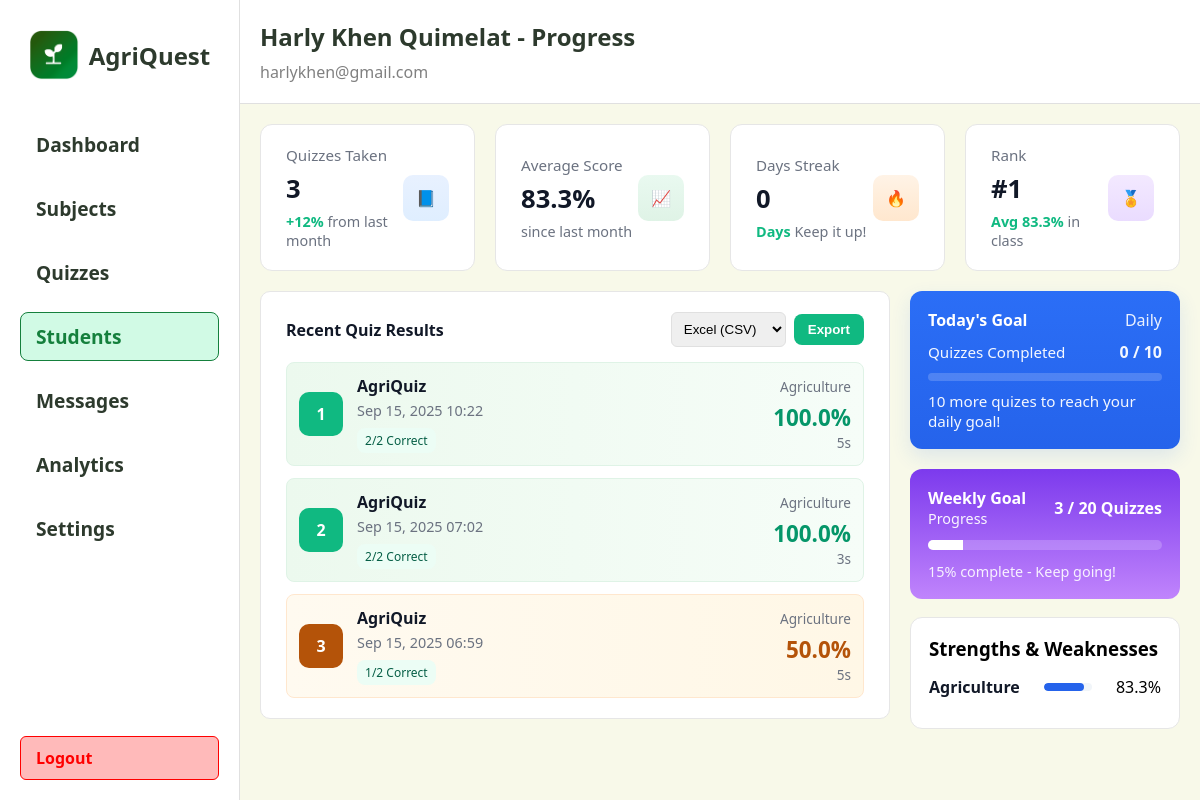
The page /teacher/student/1 on the database as committed earlier.
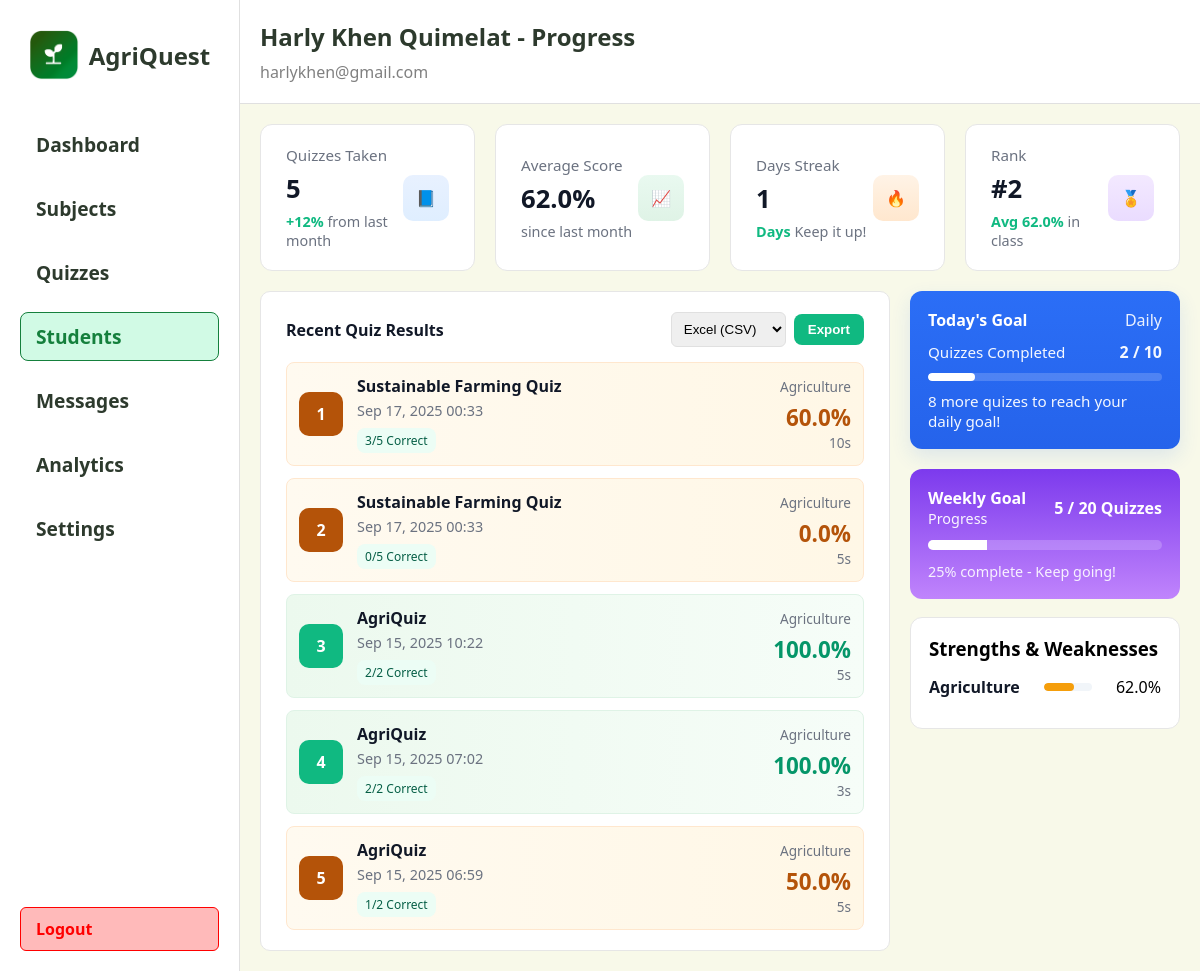
The same page on the database as committed later.
### app/models.py (models this page shows)
class QuizAttempt(db.Model):
	id = db.Column(db.Integer, primary_key=True)
	quiz_id = db.Column(db.Integer, db.ForeignKey('quiz.id'), nullable=False)
	student_id = db.Column(db.Integer, db.ForeignKey('student.id'), nullable=False)
	started_at = db.Column(db.DateTime, nullable=False, default=db.func.now())
	completed_at = db.Column(db.DateTime, nullable=True)
	score = db.Column(db.Integer, nullable=True)
	percent = db.Column(db.Float, nullable=True)
	time_taken_seconds = db.Column(db.Integer, nullable=True)
	answers = db.relationship('AttemptAnswer', backref='attempt', cascade='all, delete-orphan', lazy=True)
	quiz = db.relationship('Quiz', backref=db.backref('attempts', cascade='all, delete-orphan'), lazy=True)

class Quiz(db.Model):
	id = db.Column(db.Integer, primary_key=True)
	title = db.Column(db.String(200), nullable=False)
	description = db.Column(db.Text)
	time_limit = db.Column(db.Integer, default=0)  # minutes
	difficulty = db.Column(db.String(50))
	teacher_id = db.Column(db.Integer, db.ForeignKey('teacher.id'), nullable=True)
	subject_id = db.Column(db.Integer, db.ForeignKey('subject.id'), nullable=True)
	questions = db.relationship('Question', backref='quiz', cascade='all, delete-orphan', lazy=True)
	created_at = db.Column(db.DateTime, nullable=False, default=db.func.now())

class Subject(db.Model):
	id = db.Column(db.Integer, primary_key=True)
	name = db.Column(db.String(120), unique=True, nullable=False)
	code = db.Column(db.String(20), unique=True)
	description = db.Column(db.Text)
	category = db.Column(db.String(50))
	grade_level = db.Column(db.String(20))
	quizzes = db.relationship('Quiz', backref='subject', lazy=True)

### app/routes.py (the view)
@main.route('/teacher/student/<int:student_id>')
def teacher_view_student(student_id):
    student = Student.query.filter_by(id=student_id).first()
    if not student:
        flash('Student not found.', 'error')
        return redirect(url_for('main.teacher_students'))
    attempts = (
        QuizAttempt.query.filter_by(student_id=student_id)
        .order_by(QuizAttempt.completed_at.desc())
        .limit(25)
        .all()
    )
    quizzes = (
        QuizAttempt.query.filter(QuizAttempt.student_id == student_id, QuizAttempt.completed_at != None)
        .order_by(QuizAttempt.completed_at.desc())
        .limit(10)
        .all()
    )
    quizzes_taken = QuizAttempt.query.filter(QuizAttempt.student_id == student_id, QuizAttempt.completed_at != None).count()
    avg_score = None
    try:
        avg_val = db.session.query(func.avg(QuizAttempt.percent)).filter(QuizAttempt.student_id == student_id, QuizAttempt.completed_at != None, QuizAttempt.percent != None).scalar()
        if avg_val is not None:
            avg_score = round(float(avg_val), 1)
    except Exception:
        avg_score = None
    days_streak = 0
    try:
        attempts_dates = (
            QuizAttempt.query.filter(QuizAttempt.student_id == student_id, QuizAttempt.completed_at != None)
            .with_entities(QuizAttempt.completed_at)
            .order_by(QuizAttempt.completed_at.desc())
            .all()
        )
        completed_dates = set()
        for (dt,) in attempts_dates:
            if dt:
                try:
                    completed_dates.add(dt.date())
                except Exception:
                    continue
        today = datetime.utcnow().date()
        cur = today
        streak = 0
        while cur in completed_dates:
            streak += 1
            cur = cur - timedelta(days=1)
        days_streak = streak
    except Exception:
        days_streak = 0
    current_student_rank = None
    current_student_avg = None
    try:
        averages = (
            db.session.query(
                Student.id.label('student_id'),
                func.avg(QuizAttempt.percent).label('avg_percent')
            )
            .join(QuizAttempt, QuizAttempt.student_id == Student.id)
            .filter(QuizAttempt.completed_at != None, QuizAttempt.percent != None)
            .group_by(Student.id)
            .order_by(func.avg(QuizAttempt.percent).desc())
            .all()
        )
        last_score = None
        dense_rank = 0
        for row in averages:
            avg = float(row.avg_percent) if row.avg_percent is not None else 0.0
            if last_score is None or avg != last_score:
                dense_rank += 1
            last_score = avg
            if row.student_id == student_id:
                current_student_rank = dense_rank
                current_student_avg = round(avg, 1)
                break
    except Exception:
        current_student_rank = None
        current_student_avg = None
    dg = student.daily_goal if student and getattr(student, 'daily_goal', None) is not None else 1
    dc = QuizAttempt.query.filter(QuizAttempt.student_id == student_id, QuizAttempt.completed_at != None, QuizAttempt.completed_at >= (datetime.utcnow() - timedelta(days=1))).count()
    try:
        weekly_goal_total = 5
        if student and getattr(student, 'weekly_goal', None) is not None:
            try:
                weekly_goal_total = int(student.weekly_goal)
            except Exception:
                weekly_goal_total = 5
        now = datetime.utcnow()
        week_start = now - timedelta(days=7)
        weekly_goal_completed = QuizAttempt.query.filter(QuizAttempt.student_id == student_id, QuizAttempt.completed_at != None, QuizAttempt.completed_at >= week_start).count()
        weekly_goal_percent = int((weekly_goal_completed / weekly_goal_total) * 100) if weekly_goal_total > 0 else 0
        if weekly_goal_percent > 100:
            weekly_goal_percent = 100
        weekly_goal_message = "Keep going!" if weekly_goal_percent < 100 else "Goal reached \u2014 great job!"
    except Exception:
        weekly_goal_total = 5
        weekly_goal_completed = 0
        weekly_goal_percent = 0
        weekly_goal_message = "Weekly progress unavailable"
    subject_strengths = []
    try:
        rows = (
            db.session.query(
                Subject.id.label('subject_id'),
                Subject.name.label('subject_name'),
                func.avg(QuizAttempt.percent).label('avg_percent'),
                func.count(QuizAttempt.id).label('attempts_count')
            )
            .join(Quiz, Quiz.subject_id == Subject.id)
            .join(QuizAttempt, QuizAttempt.quiz_id == Quiz.id)
            .filter(QuizAttempt.student_id == student_id, QuizAttempt.completed_at != None, QuizAttempt.percent != None)
            .group_by(Subject.id)
            .order_by(func.avg(QuizAttempt.percent).desc())
            .all()
        )
        for r in rows:
            subject_strengths.append({
                'id': r.subject_id,
                'name': r.subject_name,
                'avg_percent': round(float(r.avg_percent), 1) if r.avg_percent is not None else 0.0,
                'attempts': int(r.attempts_count),
            })
    except Exception:
        subject_strengths = []
    return render_template('partials/view_student.html', quizzes=quizzes, daily_goal=dg, daily_completed=dc, quizzes_taken=quizzes_taken, avg_score=avg_score, days_streak=days_streak, current_student_rank=current_student_rank, current_student_avg=current_student_avg, student=student, weekly_goal_total=weekly_goal_total, weekly_goal_completed=weekly_goal_completed, weekly_goal_percent=weekly_goal_percent, weekly_goal_message=weekly_goal_message, subject_strengths=subject_strengths)

### app/templates/partials/view_student.html (shortened to what the changed rows need)
<!DOCTYPE html>
<html lang="en">
  <head>
  </head>
  <body>
    <div class="right">
      <div class="stats">
    <div class="total-quizzes">
          <div class="stat-left">
            <div class="stat-title">Quizzes Taken</div>
      <div class="stat-value">{{ quizzes_taken if quizzes_taken is not none else 0 }}</div>
            <div class="stat-delta">
              +12%
              <span style="color: #6b7280; font-weight: 500"
                >from last month</span
              >
            </div>
          </div>
        </div>
        <div class="active-subjects">
          <div class="stat-left">
            <div class="stat-title">Average Score</div>
            <div class="stat-value">{% if avg_score is not none %}{{ avg_score }}%{% else %}N/A{% endif %}</div>
            <div class="stat-delta" style="color: #10b981">
              {% if avg_score is not none %}
                {% set improvement = '' %}
                <span style="color: #6b7280; font-weight: 500">since last month</span>
              {% else %}
                <span style="color: #6b7280; font-weight: 500">No scores yet</span>
              {% endif %}
            </div>
          </div>
        </div>
        <div class="total-students">
          <div class="stat-left">
            <div class="stat-title">Days Streak</div>
            <div class="stat-value">{{ days_streak if days_streak is not none else 0 }}</div>
            <div class="stat-delta" style="color: #10b981">
              Days
              <span style="color: #6b7280; font-weight: 500">Keep it up!</span>
            </div>
          </div>
        </div>
        <div class="avg-score">
          <div class="stat-left">
            <div class="stat-title">Rank</div>
            <div class="stat-value">{% if current_student_rank %}#{{ current_student_rank }}{% else %}—{% endif %}</div>
            <div class="stat-delta" style="color: #10b981">
              {% if current_student_avg is not none %}Avg {{ current_student_avg }}%{% else %}No score yet{% endif %}
              <span style="color: #6b7280; font-weight: 500">in class</span>
            </div>
          </div>
        </div>
      </div>
      <div class="section">
        <div class="section-left">
          <div class="available-quizzes">
              <div class="result-list">
                {% if quizzes and quizzes|length > 0 %}
                  {% for a in quizzes %}
                    {% set q = a.quiz %}
                    <div class="result-item {{ 'green' if a.percent and a.percent >= 85 else ('blue' if a.percent and a.percent >= 70 else 'yellow') }}">
                      <div class="result-icon {{ 'green' if a.percent and a.percent >= 85 else ('blue' if a.percent and a.percent >= 70 else 'yellow') }}">{{ loop.index }}</div>
                      <div class="result-meta">
                        <div class="result-title">{{ q.title if q else 'Quiz #' ~ a.quiz_id }}</div>
                        <div class="result-sub">{{ a.completed_at.strftime('%b %d, %Y %H:%M') if a.completed_at else 'In progress' }}</div>
                        <div class="result-pill">{{ a.score if a.score is not none else '?' }}/{{ q.questions|length if q else '?' }} Correct</div>
                      </div>
                      <div class="result-score">
                        {% if q and q.subject %}
                          <div style="font-size:0.85rem; color:#6b7280; margin-bottom:6px; text-align:right;">{{ q.subject.name }}</div>
                        {% endif %}
                        {% if a.percent is not none %}
                          {% if a.percent >= 85 %}
                            <div class="pct" style="color:#059669;">{{ ('%.1f' % a.percent) }}%</div>
                          {% elif a.percent >= 70 %}
                            <div class="pct" style="color:#2563eb;">{{ ('%.1f' % a.percent) }}%</div>
                          {% else %}
                            <div class="pct" style="color:#b45309;">{{ ('%.1f' % a.percent) }}%</div>
                          {% endif %}
                        {% else %}
                          <div class="pct">—%</div>
                        {% endif %}
                        <div class="label">{{ (a.time_taken_seconds ~ 's') if a.time_taken_seconds else '' }}</div>
                      </div>
                    </div>
                  {% endfor %}
                {% endif %}
              </div>
          </div>
        </div>
        <div class="section-right">
          <div class="todays-goal">
            <div class="goal-header">
              <div class="goal-title">Today's Goal</div>
              <div style="opacity: 0.9">Daily</div>
            </div>
            {% set dg = daily_goal if daily_goal is not none else 1 %}
            {% set dc = daily_completed if daily_completed is not none else 0 %}
            {% set dg_safe = dg if dg > 0 else 0 %}
            {% if dg_safe and dg_safe > 0 %}
              {% set pct = (dc * 100 / dg_safe)|round(0) if dg_safe > 0 else 0 %}
            {% else %}
              {% set pct = 0 %}
            {% endif %}
            <div class="goal-progress-row">
              <div style="font-size: 0.95rem">Quizzes Completed</div>
              <div style="font-weight: 700">{{ dc }} / {{ dg }}</div>
            </div>
            <div class="progress-track" data-pct="{{ pct }}">
              <div class="progress-fill"></div>
            </div>
            <div class="goal-note">
              {% if dg_safe == 0 %}
                No daily goal set. Set one in Settings to track progress.
              {% elif dc >= dg %}
                Daily goal reached — great job!
              {% else %}
                {% set remaining = (dg - dc) if dg - dc > 0 else 0 %}
                {{ remaining }} more quiz{{ 'es' if remaining != 1 else '' }} to reach your daily goal!
              {% endif %}
            </div>
          </div>
          <div class="weekly-goal card">
            <div class="meta">
              <div>
                <div style="font-weight:700;">Weekly Goal</div>
                <div style="font-size:0.9rem; opacity:0.95;">Progress</div>
              </div>
              <div style="font-weight:700;">{{ weekly_goal_completed }} / {{ weekly_goal_total }} Quizzes</div>
            </div>
            <div class="progress" style="--pct: {{ weekly_goal_percent }};"><i></i></div>
            <div style="font-size:0.9rem; opacity:0.9;">{{ weekly_goal_percent }}% complete - {{ weekly_goal_message }}</div>
          </div>
          <div class="strengths card" style="margin-top:12px;">
            {% if subject_strengths and subject_strengths|length > 0 %}
              {% for s in subject_strengths %}
                {% set pct = s.avg_percent if s.avg_percent is not none else 0 %}
                {% set pct_int = pct|int %}
                {% if pct >= 85 %}
                  {% set color = '#10b981' %}
                {% elif pct >= 70 %}
                  {% set color = '#2563eb' %}
                {% elif pct >= 50 %}
                  {% set color = '#f59e0b' %}
                {% else %}
                  {% set color = '#ef4444' %}
                {% endif %}
                <div class="strength-row">
                  <div class="label">{{ s.name }}</div>
                  <div class="bar" style="--pct: {{ pct_int }}; --bar-color: {{ color }};"><i></i></div>
                  <div style="min-width:36px; text-align:right;">{{ '%.1f'|format(pct) }}%</div>
                </div>
              {% endfor %}
            {% else %}
              <div style="color:#6b7280;">No subject data yet. Take quizzes across subjects to see your strengths here.</div>
            {% endif %}
          </div>
        </div>
      </div>
    </div>
  </body>
</html>

Rows that differ between the two databases and show on the page:
added QuizAttempt: completed_at "Sep 17, 2025 00:33", score "3", questions|length "5", {{ q.subject.name }} "Agriculture", percent "60.0", time_taken_seconds "10s"
added Quiz: title "Sustainable Farming Quiz"
computed for Subject "Agriculture": pct "83.3" → "62.0"
added QuizAttempt: completed_at "Sep 17, 2025 00:33", score "0", questions|length "5", {{ q.subject.name }} "Agriculture", percent "0.0", time_taken_seconds "5s"
Other text that changed with them:
{{ quizzes_taken if quizzes_taken is not none else 0 }}: "3" → "5"
{{ avg_score }}: "83.3" → "62.0"
{{ days_streak if days_streak is not none else 0 }}: "0" → "1"
{{ current_student_rank }}: "1" → "2"
{{ current_student_avg }}: "83.3" → "62.0"
{{ dc }}: "0" → "2"
{{ remaining }}: "10" → "8"
{{ weekly_goal_completed }}: "3" → "5"
{{ weekly_goal_percent }}: "15" → "25"
